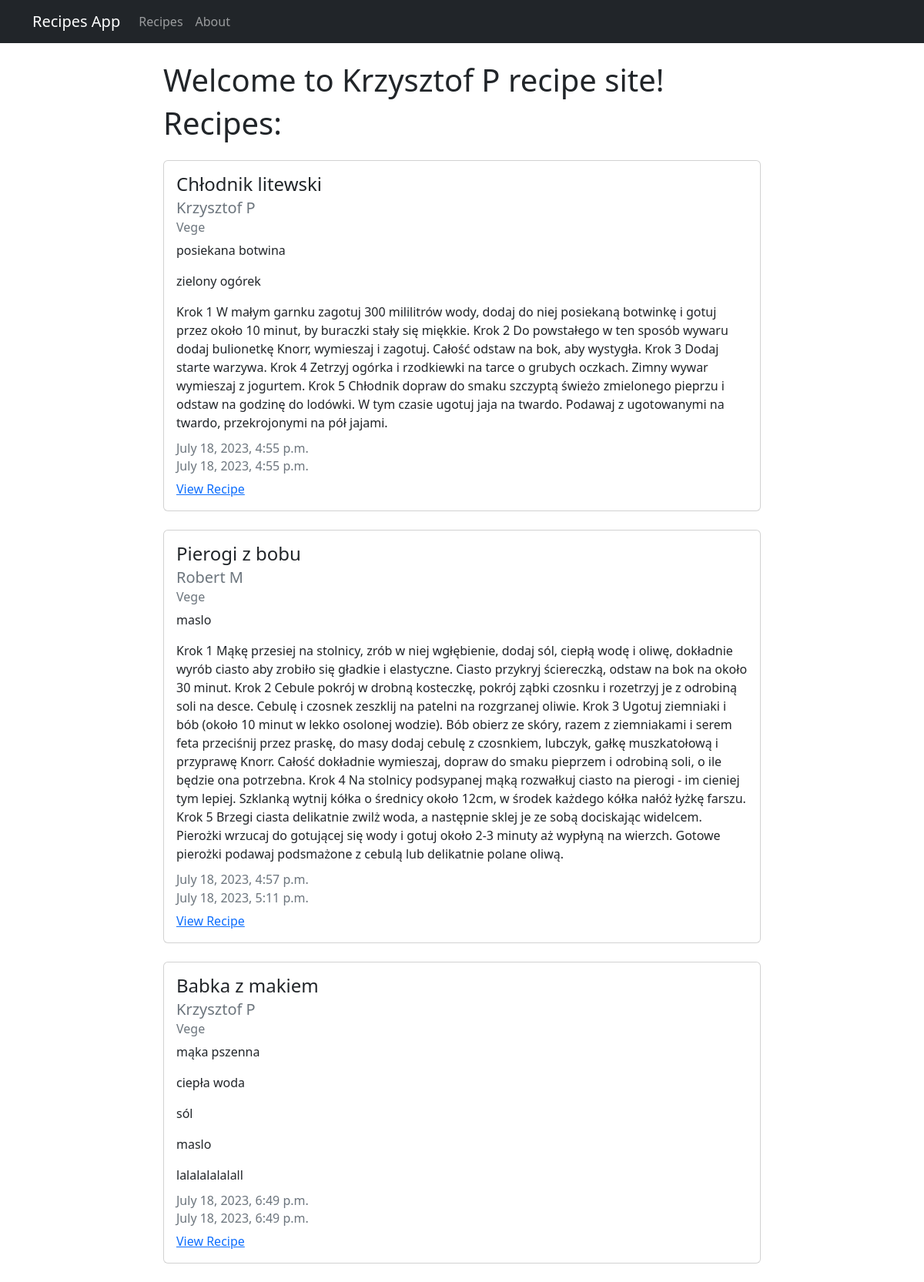
The page / on the database its author committed.
### recipes/models.py (models this page shows, shortened)
class Recipe(models.Model):
    title = models.CharField(max_length=200)
    description = models.TextField()
    chef = models.ForeignKey(Chef, on_delete=models.CASCADE)
    ingredients = models.ManyToManyField(Ingredient)
    categories = models.ManyToManyField(Categorie)
    created_at = models.DateTimeField(auto_now_add=True)
    updated_at = models.DateTimeField(auto_now=True)

class Chef(models.Model):
    name = models.CharField(max_length=100)
    bio = models.TextField()
    def __str__(self):
        return self.name

class Categorie(models.Model):
    name = models.CharField(max_length=100)

class Ingredient(models.Model):
    name = models.CharField(max_length=100)
    quantity = models.CharField(max_length=50)

### recipes/views.py (the view)
# urls.py: 2. Add a URL to urlpatterns:  path('', views.home, name='home')
def home(request):
    recipes = models.Recipe.objects.all()
    context = {
        'recipes': recipes
    }
    return render(request, 'recipes/home.html', context)

### recipes/templates/recipes/home.html
{% extends "recipes/base.html" %}
{% block content %}
<h1>Welcome to Krzysztof P recipe site!</h1>
<h1>Recipes:</h1>
{% for recipe in recipes %}
<div class="card my-4">
    <div class="card-body">
        <h4 class="card-title">{{ recipe.title }}</h4>
        <h5 class="card-subtitle mb-2 text-muted">{{ recipe.chef }}</h5>
        {% for category in recipe.categories.all %}
        <h6 class="card-subtitle mb-2 text-muted">{{ category.name }}</h6>
        {% endfor %}
        {% for ingredient in recipe.ingredients.all %}
        <p class="card-text">{{ ingredient.name }}</p>
        {% endfor %}
        <p class="card-text">{{ recipe.description }}</p>
        <h6 class="card-subtitle mb-2 text-muted">{{ recipe.created_at }}</h6>
        <h6 class="card-subtitle mb-2 text-muted">{{ recipe.updated_at }}</h6>
        <a href="#" class="card-link">View Recipe</a>
    </div>
</div>
{% endfor %}
{% endblock content %}

### recipes/templates/recipes/base.html (shortened to what this page needs)
<!DOCTYPE html>
<html lang="en">
  <head>
    <link
      href="https://cdn.jsdelivr.net/npm/bootstrap@5.2.0-beta1/dist/css/bootstrap.min.css"
      rel="stylesheet"
    />
  </head>
  <body>
    <nav class="navbar navbar-expand-lg navbar-dark bg-dark">
      <div class="container">
        <a class="navbar-brand" href="{% url 'recipes-home' %}">Recipes App</a>
        <div class="collapse navbar-collapse" id="navbarNav">
          <ul class="navbar-nav">
            <li class="nav-item">
              <a
                class="nav-link"
                aria-current="page"
                href="{% url 'recipes-home' %}"
                >Recipes</a
              >
            </li>
            <li class="nav-item">
              <a class="nav-link" href="{% url 'recipes-about' %}">About</a>
            </li>
          </ul>
        </div>
      </div>
    </nav>
    <div class="container mt-4 col-8">{% block content %} {% endblock %}</div>
  </body>
</html>

### rows shown on the page
Recipe: title "Chłodnik litewski", chef "Krzysztof P", description "Krok 1 W małym garnku zagotuj 300 mililitrów wody, dodaj do niej posiekaną botwinkę i gotuj przez około 10 minut, by buraczki stały się miękkie. Krok 2 Do powstałego w ten sposób wywaru dodaj bulionetkę Knorr, wymieszaj i zagotuj. Całość odstaw na bok, aby wystygła. Krok 3 Dodaj starte warzywa. Krok 4 Zetrzyj ogórka i rzodkiewki na tarce o grubych oczkach. Zimny wywar wymieszaj z jogurtem. Krok 5 Chłodnik dopraw do smaku szczyptą świeżo zmielonego pieprzu i odstaw na godzinę do lodówki. W tym czasie ugotuj jaja na twardo. Podawaj z ugotowanymi na twardo, przekrojonymi na pół jajami.", created_at "July 18, 2023, 4:55 p.m.", updated_at "July 18, 2023, 4:55 p.m."
Categorie: name "Vege"
Ingredient: name "posiekana botwina"
Ingredient: name "zielony ogórek"
Recipe: title "Pierogi z bobu", chef "Robert M", description "Krok 1 Mąkę przesiej na stolnicy, zrób w niej wgłębienie, dodaj sól, ciepłą wodę i oliwę, dokładnie wyrób ciasto aby zrobiło się gładkie i elastyczne. Ciasto przykryj ściereczką, odstaw na bok na około 30 minut. Krok 2 Cebule pokrój w drobną kosteczkę, pokrój ząbki czosnku i rozetrzyj je z odrobiną soli na desce. Cebulę i czosnek zeszklij na patelni na rozgrzanej oliwie. Krok 3 Ugotuj ziemniaki i bób (około 10 minut w lekko osolonej wodzie). Bób obierz ze skóry, razem z ziemniakami i serem feta przeciśnij przez praskę, do masy dodaj cebulę z czosnkiem, lubczyk, gałkę muszkatołową i przyprawę Knorr. Całość dokładnie wymieszaj, dopraw do smaku pieprzem i odrobiną soli, o ile będzie ona…", created_at "July 18, 2023, 4:57 p.m.", updated_at "July 18, 2023, 5:11 p.m."
Ingredient: name "maslo"
Recipe: title "Babka z makiem", chef "Krzysztof P", description "lalalalalalall", created_at "July 18, 2023, 6:49 p.m.", updated_at "July 18, 2023, 6:49 p.m."
Ingredient: name "mąka pszenna"
Ingredient: name "ciepła woda"
Ingredient: name "sól"
